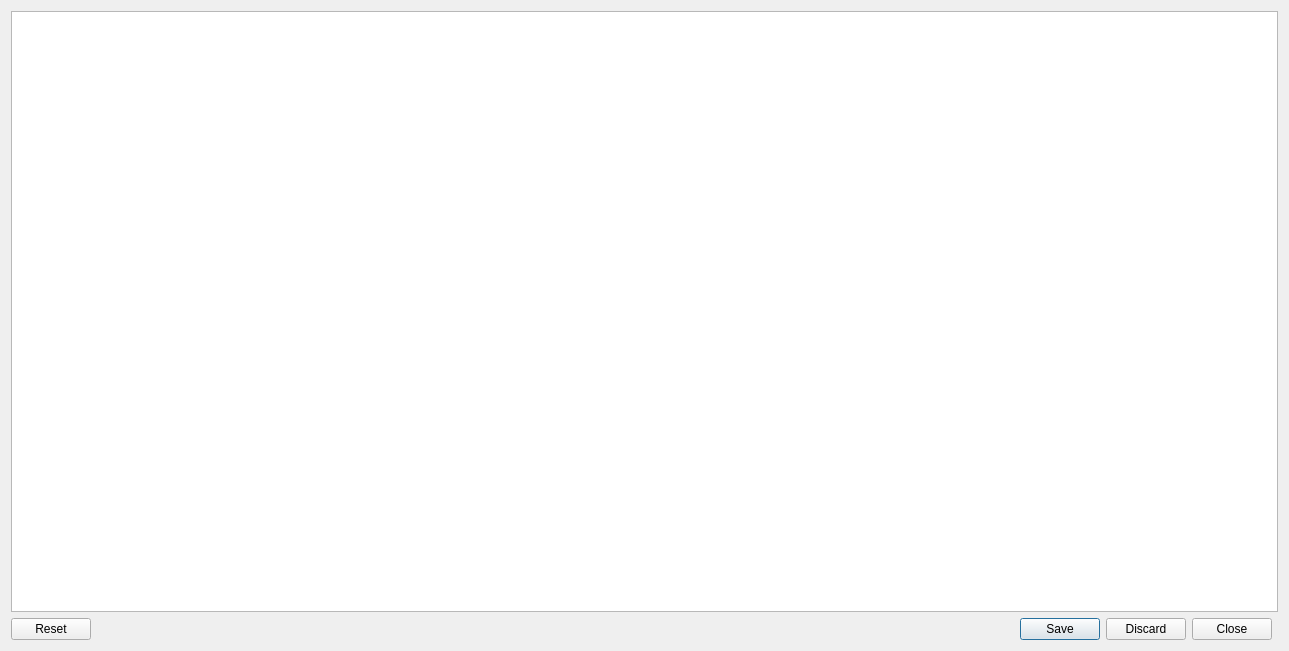
<?xml version="1.0" encoding="UTF-8"?>
<ui version="4.0">
 <class>DLNAScriptLinksDialog</class>
 <widget class="QDialog" name="DLNAScriptLinksDialog">
  <property name="geometry">
   <rect>
    <x>0</x>
    <y>0</y>
    <width>1289</width>
    <height>651</height>
   </rect>
  </property>
  <property name="windowTitle">
   <string>Library exclusions</string>
  </property>
  <layout class="QGridLayout" name="gridLayout">
   <item row="0" column="0" colspan="2">
    <widget class="QTableWidget" name="tableWidget">
     <property name="sortingEnabled">
      <bool>true</bool>
     </property>
    </widget>
   </item>
   <item row="1" column="0">
    <widget class="QDialogButtonBox" name="buttonBox">
     <property name="standardButtons">
      <set>QDialogButtonBox::Close|QDialogButtonBox::Discard|QDialogButtonBox::Reset|QDialogButtonBox::Save</set>
     </property>
    </widget>
   </item>
  </layout>
 </widget>
 <resources/>
 <connections/>
</ui>
